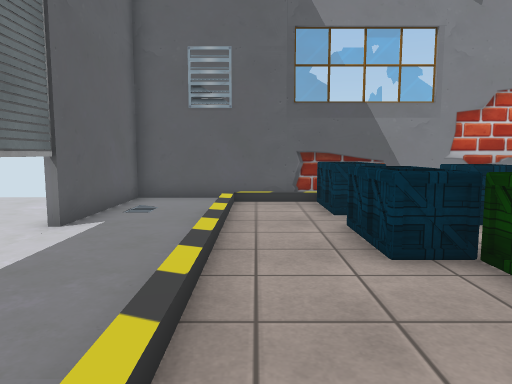
view 1 (above)

13 first-person views from a walk through a scene from a Unity 3-D project. The camera is 1.4 m above the floor, tilts 6° down and sees 70° across. The floor is counted in squares, 1 m on a side. Each view is taken from the middle of a square. On the plan, view 1 faces up. The plan holds only what a view shows up to about 16 squares ahead; the rest is blank. The player is left out. Some surface patterns are stand-ins.

view 2
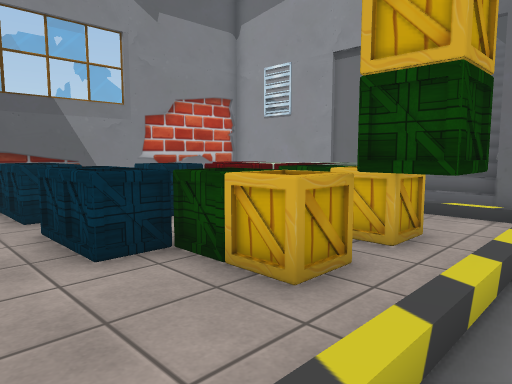

view 3
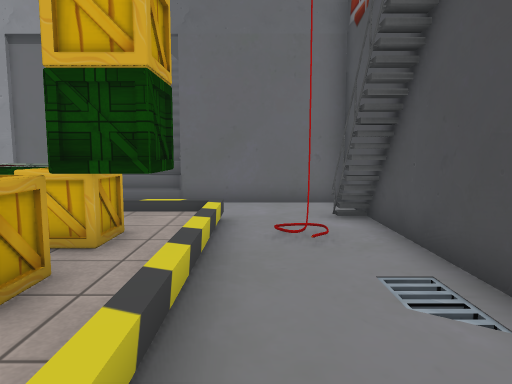

view 4
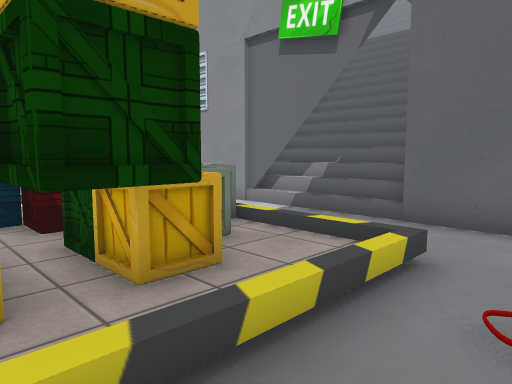

view 5
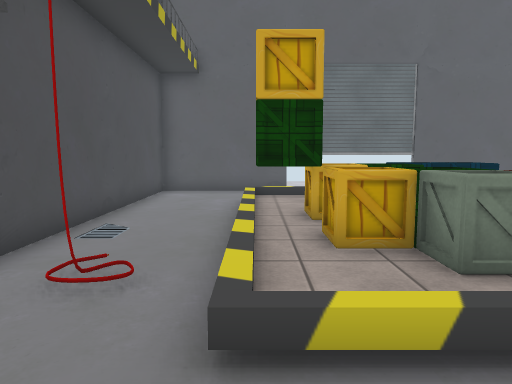

view 6
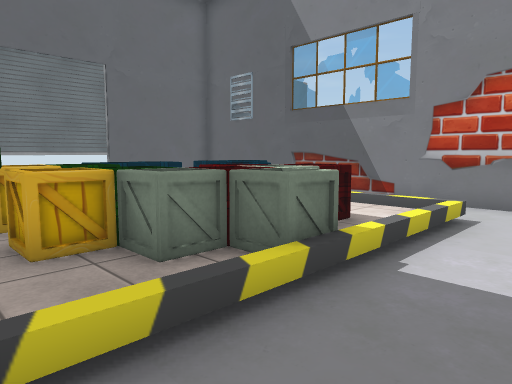

view 7
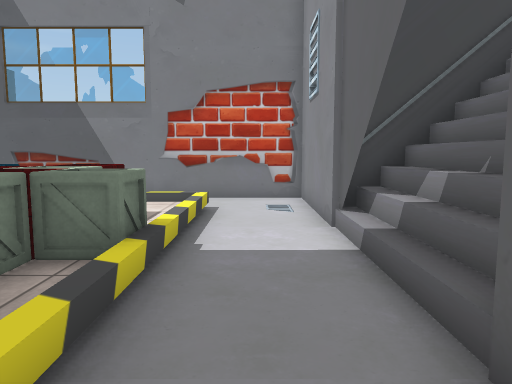

view 8
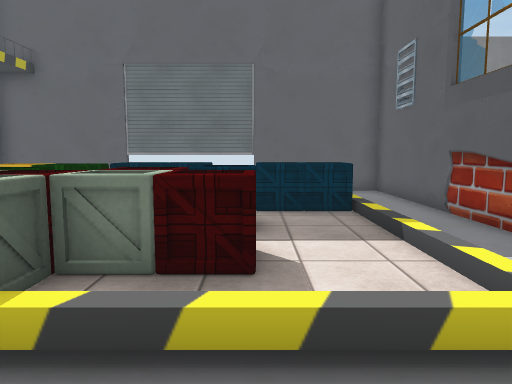

view 9
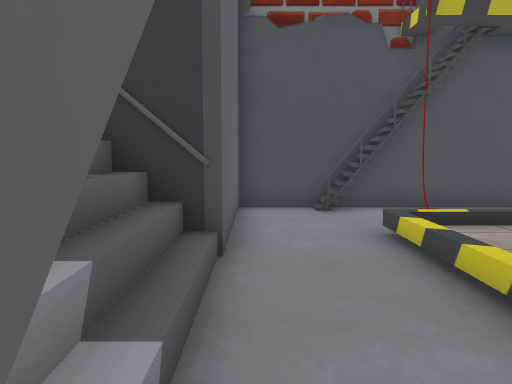

view 10
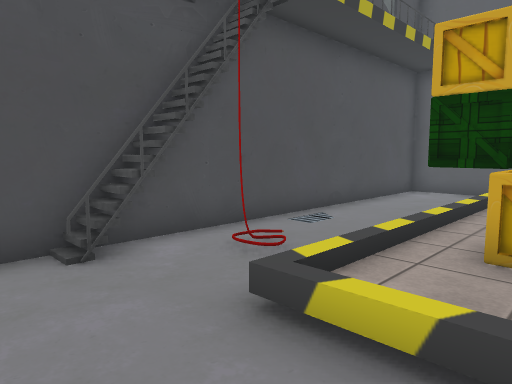

view 11
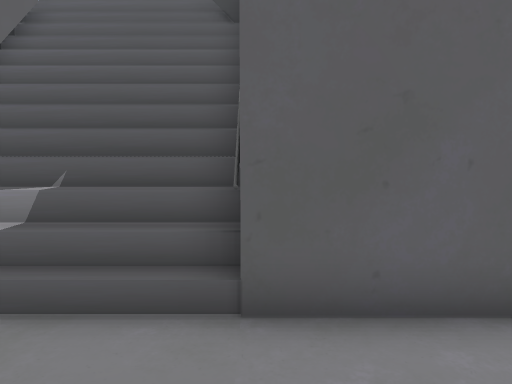

view 12
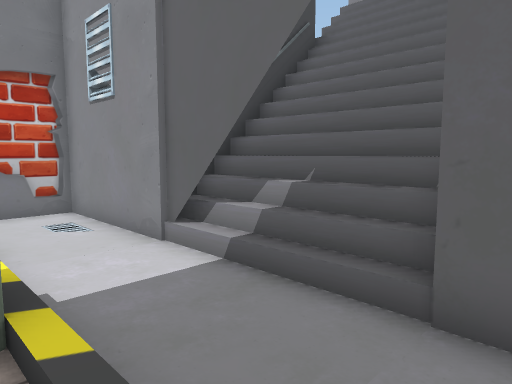

view 13
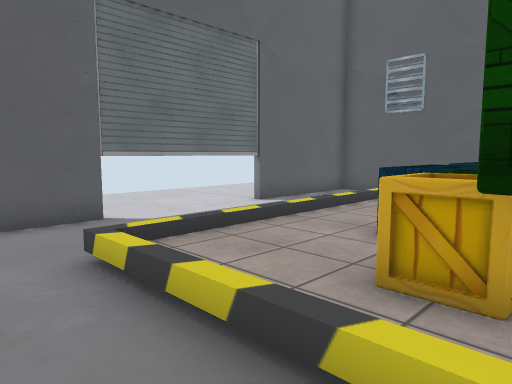

### Floor plan
Key: @ floor where view 1 was taken; # wall or solid block; . main floor; : floor 0.25 m higher than the main floor; - floor 1 m lower than the main floor; / step, stairs or slope; O other object.
Columns run from 4 left of view 1 to 19 right of it. Each row starts with its distance up from view 1.
 12 ################
 11 #......... ....#
 10 #.........  ...#
  9 #-.///O//////..#
  8 #../::O:::::/..#
  7 #../::O:O:O:/..#####////
  6 #../::O:OOO:/..#////////
  5 #../::O::OOO/..////////
  4 #../::OO:OOO/..///////
  3 #../:::O:OO:/..////#//
  2 #../:::OOO::/..#####
  1 #../////O////..#
  0 #...@..........#
 -1 #.........#....#
 -2 #..........##..#
 -3 ################

Where each view was taken, in squares from view 1:
view 1: 0 up, 0 right, facing up
view 2: 0 up, 0 right, facing up-right
view 3: 0 up, 0 right, facing right
view 4: 1 down, 3 right, facing up-right
view 5: 1 up, 10 right, facing left
view 6: 1 up, 10 right, facing up-left
view 7: 0 up, 9 right, facing up
view 8: 7 up, 10 right, facing left
view 9: 7 up, 10 right, facing down
view 10: 3 up, 10 right, facing down-left
view 11: 2 up, 7 right, facing right
view 12: 1 up, 7 right, facing up-right
view 13: 1 down, 4 right, facing up-left
